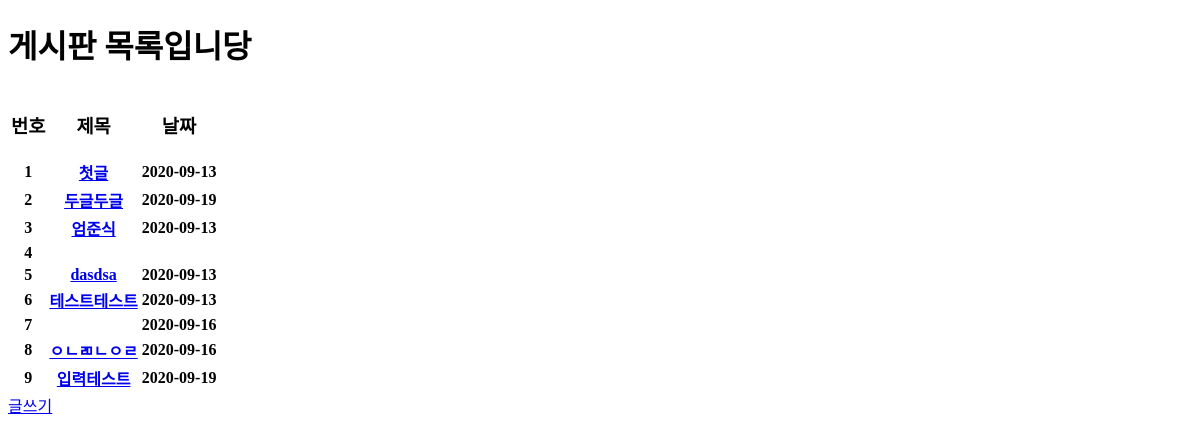
Before: / with the older database file.
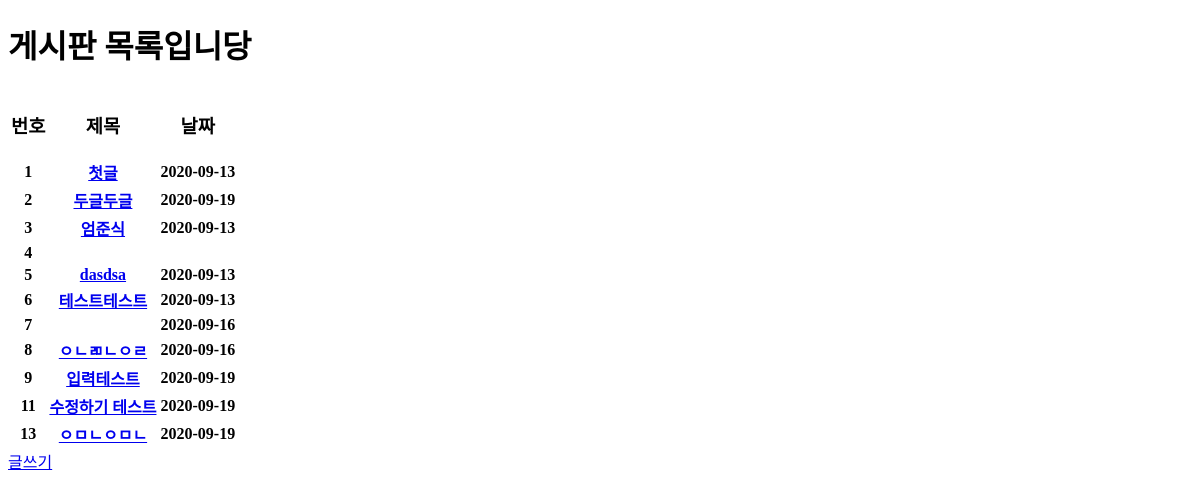
After: the same page with the newer database file.
### board/models.py (models this page shows, shortened)
class Post(models.Model):
    title = models.CharField(max_length=200)
    note = models.TextField()
    date = models.DateTimeField(blank=True, null=True)

### board/views.py (the view)
# urls.py: path('', views.board_list, name='board_list'),
def board_list(request):
    posts = Post.objects.all()
    return render(request, 'board_list.html', {'posts': posts})

### templates/board_list.html (shortened to what this page needs)
<!DOCTYPE html>
<html>
    <head>
    </head>
    <body>
        <h1>게시판 목록입니당</h1>
        <table class="table">
            <thead>
            <tr>
                <th><h3>번호</h3></th>
                <th><h3>제목</h3></th>
                <th><h3>날짜</h3></th>
            </tr>
            </thead>
            <tbody>
                {% for post in posts %}
                <tr>
                    <th>{{post.id}}</th>
                    <th>
                        <a href="/board_view?id={{post.id}}">{{post.title}} </a></th>
                    <th>{{ post.date | date:"Y-m-d" }}</th>
                </tr>
                {% endfor %}
            </tbody>
        </table>
       <a href="board_write" class="btn btn-outline-success">글쓰기</a>
    </body>
</html>

Changed rows visible on the page:
added Post: id "11", title "수정하기 테스트", date "2020-09-19"
added Post: id "13", title "ㅇㅁㄴㅇㅁㄴ", date "2020-09-19"
